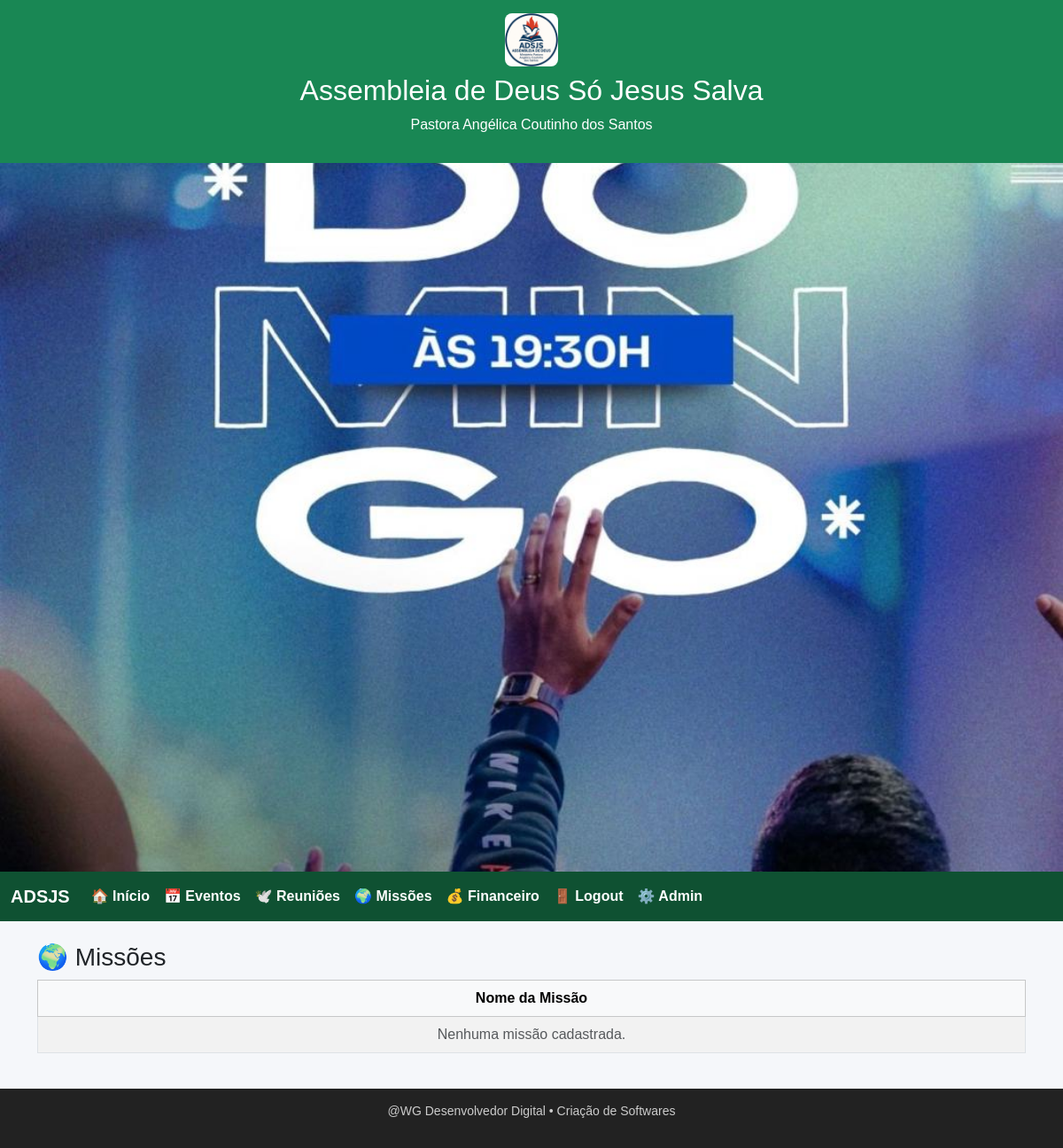
The page /missoes/ (signed in) on the database its author committed.
### core/models.py (models this page shows, shortened)
class ConfigPortal(models.Model):
    nome_igreja = models.CharField(max_length=200)
    pastor = models.CharField(max_length=200)
    logo = models.ImageField(upload_to="logos/", blank=True, null=True)
    mensagem_boas_vindas = models.CharField(max_length=255, default="Seja bem-vindo(a) ao nosso portal!")
    imagem_fundo = models.ImageField(upload_to="fundos/", blank=True, null=True)
    banner = models.ImageField(upload_to="banners/", blank=True, null=True)
    banner_titulo = models.CharField(max_length=150, blank=True, default="")
    banner_subtitulo = models.CharField(max_length=200, blank=True, default="")
    class Meta:
        verbose_name = "⚙️ Configuração do Sistema"
        verbose_name_plural = "⚙️ Configurações do Sistema"

### core/views.py (the view)
# urls.py: path('missoes/', views.missoes, name='missoes'),
@login_required
def missoes(request):
    return render(request, "core/missoes.html", {"missoes": Missao.objects.all()})

### core/context_processors.py (called while the page is built)
def site_config(request):
    try:
        from .models import ConfigPortal
        cfg = ConfigPortal.objects.first()
    except Exception:
        cfg = None
    default_logo = settings.STATIC_URL + "images/logo.png"
    default_banner = settings.STATIC_URL + "images/banner_principal.jpg"
    return {
        "igreja_nome": cfg.nome_igreja if cfg else "Assembleia de Deus Só Jesus Salva",
        "pastor_nome": cfg.pastor if cfg else "Pr. Responsável",
        "igreja_logo": cfg.logo.url if cfg and cfg.logo else default_logo,
        "igreja_banner": cfg.banner.url if cfg and cfg.banner else default_banner,
        "mensagem_boas_vindas": cfg.mensagem_boas_vindas if cfg else "Bem-vindo ao nosso portal!",
        "banner_titulo": cfg.banner_titulo if cfg else "",
        "banner_subtitulo": cfg.banner_subtitulo if cfg else "",
    }

### core/templates/core/missoes.html
{% extends "core/base.html" %}
{% block content %}
<h3>🌍 Missões</h3>
<table class="table table-striped table-bordered table-hover align-middle">
  <thead class="table-light text-center">
    <tr>
      <th>Nome da Missão</th>
    </tr>
  </thead>
  <tbody>
    {% for m in missoes %}
    <tr>
      <td>{{ m.nome }}</td>
    </tr>
    {% empty %}
    <tr><td class="text-center text-muted">Nenhuma missão cadastrada.</td></tr>
    {% endfor %}
  </tbody>
</table>
{% endblock %}

### core/templates/core/base.html (shortened to what this page needs)
{% load static %}
<!DOCTYPE html>
<html lang="pt-br">
<head>
  <link rel="stylesheet" href="{% static 'css/bootstrap.min.css' %}">
</head>
<body>
  <header>
    <img src="{{ igreja_logo }}" alt="Logo da Igreja">
    <h2>{{ igreja_nome }}</h2>
    <p>{{ pastor_nome }}</p>
  </header>
  <section id="banner-section">
    <img src="{% static 'images/banner_principal.jpg' %}" alt="Banner da Igreja" class="banner-full">
  </section>
  <nav class="navbar navbar-expand-lg">
    <div class="container-fluid">
      <a class="navbar-brand" href="/">ADSJS</a>
      <div class="collapse navbar-collapse" id="navbarNav">
        <ul class="navbar-nav">
          <li class="nav-item"><a class="nav-link" href="/">🏠 Início</a></li>
          <li class="nav-item"><a class="nav-link" href="/eventos/">📅 Eventos</a></li>
          <li class="nav-item"><a class="nav-link" href="/reunioes/">🕊️ Reuniões</a></li>
          <li class="nav-item"><a class="nav-link" href="/missoes/">🌍 Missões</a></li>
          {% if request.user.is_superuser %}
            <li class="nav-item"><a class="nav-link" href="/financeiro/">💰 Financeiro</a></li>
          {% endif %}
        </ul>
        <ul class="navbar-nav ms-auto">
          {% if user.is_authenticated %}
            <li class="nav-item"><a class="nav-link" href="/logout/">🚪 Logout</a></li>
            {% if request.user.is_superuser %}
              <li class="nav-item"><a class="nav-link" href="/admin/">⚙️ Admin</a></li>
            {% endif %}
          {% else %}
            <li class="nav-item"><a class="nav-link" href="/login/">🔑 Login</a></li>
          {% endif %}
        </ul>
      </div>
    </div>
  </nav>
  <main class="container mt-4">
    {% block content %}
    {% endblock %}
  </main>
  <footer>
    <p>@WG Desenvolvedor Digital • Criação de Softwares</p>
  </footer>
</body>
</html>

### core/templates/core/base.html (style rules this page uses)
body { background-color: #f5f7fa; font-family: 'Arial', sans-serif; margin: 0; padding: 0; }
header { background-color: #198754; color: white; text-align: center; padding: 15px 0; box-shadow: 0 2px 5px rgba(0,0,0,0.1); }
header img { height: 60px; border-radius: 8px; margin-bottom: 8px; }
.navbar { background-color: #0f5132; }
.navbar-brand, .navbar-nav .nav-link { color: #fff !important; font-weight: 600; }
.navbar-nav { margin-left: 0 !important; }
footer { background-color: #222; color: #ccc; padding: 15px 0; text-align: center; font-size: 14px; margin-top: 40px; }
#banner-section { width: 100%; height: 100vh; overflow: hidden; margin: 0; padding: 0; }
.banner-full { width: 100%; height: 100%; object-fit: cover; display: block; }

### rows shown on the page
ConfigPortal: nome_igreja "Assembleia de Deus Só Jesus Salva", pastor "Pastora Angélica Coutinho dos Santos"
